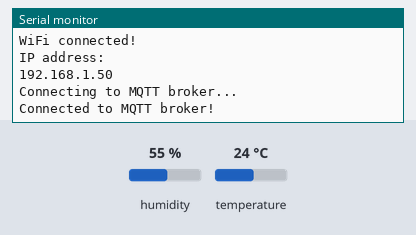
Bench run of a sketch on a simulated ESP8266 (NodeMCU). Shown: the last lines printed to the serial monitor. The inputs (shaded band) are chosen by the test bench; at power-on: humidity 55 %, temperature 24 °C. WiFi joins after 1.5 s; servers stay silent unless stated; no MQTT or app messages arrive unless stated.

Above: at 6.2 s.
6.3 s: humidity set to 22 %
At 7.6 s:
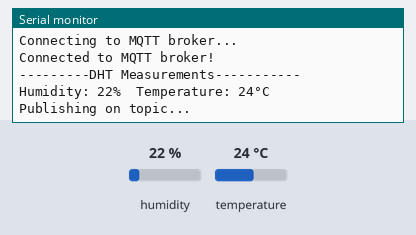
9.3 s: temperature set to 12 °C
At 12.1 s:
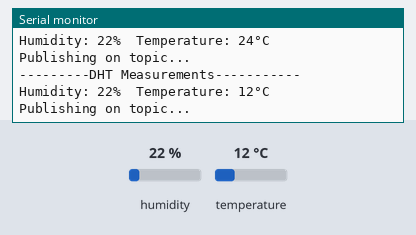
12.3 s: humidity set to 40 %
At 13.8 s:
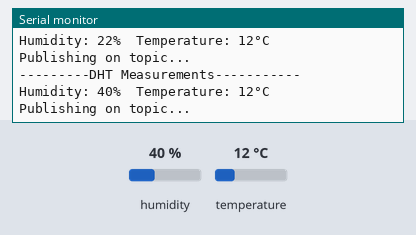

Measured:
- after the input at 6.3 s, the serial monitor: prints a new line after 0.81 s (image 1)
- after the input at 9.3 s, the serial monitor: prints a new line after 1.9 s (image 2)
- after the input at 12.3 s, the serial monitor: prints a new line after 0.99 s (image 3)

The sketch:

IotTermometer.ino
```cpp
#include <ESP8266WiFi.h>
#include <PubSubClient.h>
#include "DHT.h"

// Initialize DHT sensor
#define DHTPIN 4
#define DHTTYPE DHT11
DHT dht(DHTPIN, DHTTYPE);
int humidity, temperature;

/* Explicity set your network and MQTT broker credentials.
   5Ghz network connections don't work with ESP8266 module,
   so you must connect to a 2.4Ghz Wifi network.
   ssid = The name of your Wifi network;
   password = Your Wifi network password;
   mqttServer =  */
const char* ssid = "SIGALIFE-2.4";
const char* password = "brilho1000";
const char* mqttServer = "test.mosquitto.org";
const int mqttPort = 1883;

// Initialize WifiClient
WiFiClient espClient;
PubSubClient client(espClient);

void setup() {
  Serial.begin(9600);
  dht.begin();
  connectToWifi();
  client.setServer(mqttServer, mqttPort);
}

void loop() {
  if (!client.connected()) {
    reconnectMqtt();
  }

  delay(2000);
  readDhtMeasurements();
  publish();
}

void connectToWifi() {
// We start by connecting to a WiFi network
  Serial.println();
  Serial.println();
  Serial.print("Connecting to: ");
  Serial.println(ssid);

  /* Explicitly set the ESP8266 to be a WiFi-client, otherwise, it by default,
     would try to act as both a client and an access-point and could cause
     network-issues with your other WiFi-devices on your WiFi-network. */
  WiFi.mode(WIFI_STA);
  WiFi.begin(ssid, password);

  while (WiFi.status() != WL_CONNECTED) {
    delay(5000);
    Serial.println("Connecting to Wifi...");
  }

  Serial.println("");
  Serial.println("WiFi connected!");
  Serial.println("IP address: ");
  Serial.println(WiFi.localIP());
}

void reconnectMqtt() {
   while (!client.connected()) {
    Serial.println("Connecting to MQTT broker...");

    if (client.connect("Project Iot Termometer")) {
      Serial.println("Connected to MQTT broker!");
    } else {
      Serial.println("Failed to connect");
      Serial.println(client.state());
      delay(2000);
    }
   }
}

void readDhtMeasurements() {
  // Reading temperature or humidity takes about 250 milliseconds!
  // Sensor readings may also be up to 2 seconds 'old' (its a very slow sensor)
  humidity = dht.readHumidity();
  temperature = dht.readTemperature();

  // Check if any reads failed and exit early (to try again).
  if (isnan(humidity) || isnan(temperature)) {
    Serial.println(F("Failed to read from DHT sensor!"));
    return;
  }

  Serial.println("---------DHT Measurements-----------");
  Serial.print(F("Humidity: "));
  Serial.print(humidity);
  Serial.print(F("%  Temperature: "));
  Serial.print(temperature);
  Serial.println(F("°C "));
}

void publish() {
  // Publish the temperature and humidity values received by the DHT to the MQTT broker
  client.publish("Temperature", String(temperature).c_str(), true);
  client.publish("Humidity", String(humidity).c_str(), true);
  Serial.println("Publishing on topic...");
}
```
